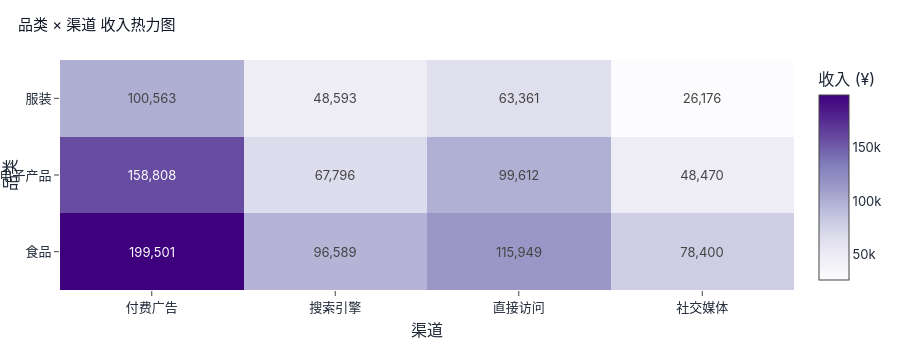

Source (notebook cell):
### Markdown cell above
---

## 4. 品类 × 渠道交叉分析

热力图展示品类在各渠道上的收入分布，颜色越深代表收入越高。

### Code cell
cross = ALL_ORDERS[ALL_ORDERS['status'] == '已完成'].groupby(['category', 'channel']).agg(
    revenue=('amount', 'sum')).reset_index()
pivot = cross.pivot(index='category', columns='channel', values='revenue').fillna(0)
fig = px.imshow(pivot, text_auto=',.0f', aspect='auto', color_continuous_scale='Purples',
                title='品类 × 渠道 收入热力图', labels=dict(x='渠道', y='品类', color='收入 (¥)'))
fig.update_layout(height=340)
fig.update_traces(textfont=dict(size=13))
fig.show()

### Figure 1 — Plotly figure (JSON) as saved in the notebook; plotly's stock layout.template omitted (floating-point values rounded to 4 significant figures)
{"data": [{"coloraxis": "coloraxis", "hovertemplate": "渠道: %{x}<br>品类: %{y}<br>收入 (¥): %{z}<extra></extra>", "name": "0", "textfont": {"size": 13}, "texttemplate": "%{z:,.0f}", "type": "heatmap", "x": ["付费广告", "搜索引擎", "直接访问", "社交媒体"], "xaxis": "x", "y": ["服装", "电子产品", "食品"], "yaxis": "y", "z": [[100600.0, 48590.0, 63360.0, 26180.0], [158800.0, 67800.0, 99610.0, 48470.0], [199500.0, 96590.0, 115900.0, 78400.0]]}], "layout": {"coloraxis": {"colorbar": {"title": {"text": "收入 (¥)"}}, "colorscale": [[0, "rgb(252,251,253)"], [0.125, "rgb(239,237,245)"], [0.25, "rgb(218,218,235)"], [0.375, "rgb(188,189,220)"], [0.5, "rgb(158,154,200)"], [0.625, "rgb(128,125,186)"], [0.75, "rgb(106,81,163)"], [0.875, "rgb(84,39,143)"], [1, "rgb(63,0,125)"]]}, "height": 340, "title": {"text": "品类 × 渠道 收入热力图"}, "xaxis": {"anchor": "y", "domain": [0, 1], "title": {"text": "渠道"}}, "yaxis": {"anchor": "x", "autorange": "reversed", "domain": [0, 1], "title": {"text": "品类"}}}}
